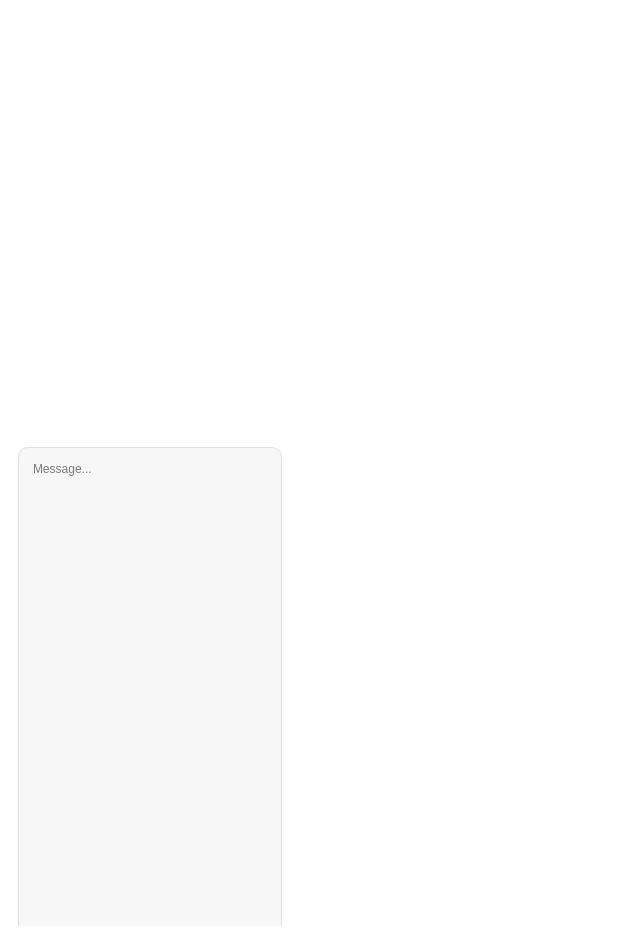
<?xml version="1.0" encoding="UTF-8"?>
<ui version="4.0">
 <class>MainWindow</class>
 <widget class="QMainWindow" name="MainWindow">
  <property name="geometry">
   <rect>
    <x>0</x>
    <y>0</y>
    <width>633</width>
    <height>935</height>
   </rect>
  </property>
  <property name="windowTitle">
   <string>MainWindow</string>
  </property>
  <property name="styleSheet">
   <string notr="true">background:white</string>
  </property>
  <widget class="QWidget" name="centralwidget">
   <layout class="QGridLayout" name="gridLayout">
    <item row="0" column="0">
     <widget class="QFrame" name="frame">
      <property name="minimumSize">
       <size>
        <width>0</width>
        <height>0</height>
       </size>
      </property>
      <property name="styleSheet">
       <string notr="true">QFrame {
    background: #ffffff;
    border-radius: 16px;
    padding: 72px 0px 72px 0px;
    min-height: 773px;
    overflow: hidden;
}
</string>
      </property>
      <property name="frameShape">
       <enum>QFrame::StyledPanel</enum>
      </property>
      <property name="frameShadow">
       <enum>QFrame::Raised</enum>
      </property>
      <layout class="QGridLayout" name="gridLayout_3">
       <item row="0" column="0">
        <layout class="QGridLayout" name="gridLayout_2">
         <item row="1" column="0" colspan="3">
          <widget class="QLabel" name="label">
           <property name="minimumSize">
            <size>
             <width>0</width>
             <height>46</height>
            </size>
           </property>
           <property name="maximumSize">
            <size>
             <width>16777215</width>
             <height>58</height>
            </size>
           </property>
           <property name="styleSheet">
            <string notr="true">QLabel {
    color: #1a1e29;
    text-align: left;
    font-family: &quot;ABeeZee-Regular&quot;, sans-serif;
    font-size: 13px;
    letter-spacing: 0.016em;
    font-weight: 400;
}
</string>
           </property>
           <property name="text">
            <string>Media Cuts Studio</string>
           </property>
          </widget>
         </item>
         <item row="0" column="1">
          <widget class="QLabel" name="label_hello_3">
           <property name="minimumSize">
            <size>
             <width>44</width>
             <height>44</height>
            </size>
           </property>
           <property name="maximumSize">
            <size>
             <width>44</width>
             <height>44</height>
            </size>
           </property>
           <property name="styleSheet">
            <string notr="true"/>
           </property>
           <property name="text">
            <string/>
           </property>
           <property name="pixmap">
            <pixmap resource="../Qss/icons/_icons.qrc">:/web_icons/icons/web_icons/rectangle-3370.png</pixmap>
           </property>
           <property name="scaledContents">
            <bool>false</bool>
           </property>
          </widget>
         </item>
         <item row="0" column="0">
          <spacer name="horizontalSpacer">
           <property name="orientation">
            <enum>Qt::Horizontal</enum>
           </property>
           <property name="sizeHint" stdset="0">
            <size>
             <width>52</width>
             <height>20</height>
            </size>
           </property>
          </spacer>
         </item>
         <item row="4" column="1">
          <spacer name="verticalSpacer">
           <property name="orientation">
            <enum>Qt::Vertical</enum>
           </property>
           <property name="sizeType">
            <enum>QSizePolicy::Fixed</enum>
           </property>
           <property name="sizeHint" stdset="0">
            <size>
             <width>20</width>
             <height>449</height>
            </size>
           </property>
          </spacer>
         </item>
         <item row="3" column="0">
          <widget class="QTextEdit" name="mensage_input">
           <property name="sizePolicy">
            <sizepolicy hsizetype="Preferred" vsizetype="Fixed">
             <horstretch>0</horstretch>
             <verstretch>0</verstretch>
            </sizepolicy>
           </property>
           <property name="minimumSize">
            <size>
             <width>0</width>
             <height>795</height>
            </size>
           </property>
           <property name="maximumSize">
            <size>
             <width>16777215</width>
             <height>48</height>
            </size>
           </property>
           <property name="styleSheet">
            <string notr="true">            QTextEdit {
                border: 1px solid #E0E0E0;
                padding: 10px;
                border-radius: 10px;
                background-color: #F7F7F7;
                color: black;  /* Cor do texto alterada para preto */
            }</string>
           </property>
           <property name="verticalScrollBarPolicy">
            <enum>Qt::ScrollBarAlwaysOff</enum>
           </property>
           <property name="horizontalScrollBarPolicy">
            <enum>Qt::ScrollBarAlwaysOff</enum>
           </property>
           <property name="placeholderText">
            <string>Message...</string>
           </property>
          </widget>
         </item>
         <item row="0" column="2">
          <spacer name="horizontalSpacer_2">
           <property name="orientation">
            <enum>Qt::Horizontal</enum>
           </property>
           <property name="sizeHint" stdset="0">
            <size>
             <width>40</width>
             <height>20</height>
            </size>
           </property>
          </spacer>
         </item>
         <item row="2" column="0">
          <widget class="QTextEdit" name="mensage_input_2">
           <property name="sizePolicy">
            <sizepolicy hsizetype="Preferred" vsizetype="Fixed">
             <horstretch>0</horstretch>
             <verstretch>0</verstretch>
            </sizepolicy>
           </property>
           <property name="minimumSize">
            <size>
             <width>0</width>
             <height>795</height>
            </size>
           </property>
           <property name="maximumSize">
            <size>
             <width>16777215</width>
             <height>48</height>
            </size>
           </property>
           <property name="styleSheet">
            <string notr="true">            QTextEdit {
                border: 1px solid #E0E0E0;
                padding: 10px;
                border-radius: 10px;
                background-color: #F7F7F7;
                color: black;  /* Cor do texto alterada para preto */
            }</string>
           </property>
           <property name="verticalScrollBarPolicy">
            <enum>Qt::ScrollBarAlwaysOff</enum>
           </property>
           <property name="horizontalScrollBarPolicy">
            <enum>Qt::ScrollBarAlwaysOff</enum>
           </property>
           <property name="placeholderText">
            <string>Message...</string>
           </property>
          </widget>
         </item>
        </layout>
       </item>
      </layout>
     </widget>
    </item>
    <item row="0" column="1">
     <widget class="QLabel" name="label_2">
      <property name="text">
       <string/>
      </property>
      <property name="pixmap">
       <pixmap resource="../Qss/icons/_icons.qrc">:/web_icons/icons/web_icons/group0.svg</pixmap>
      </property>
     </widget>
    </item>
   </layout>
  </widget>
 </widget>
 <resources>
  <include location="../Qss/icons/_icons.qrc"/>
  <include location="../Qss/icons/_icons.qrc"/>
  <include location="../../../../../../Projetos de codigo aberto/SoftwareAI/softwareai/CoreUi/Chat/Qss/icons/_icons.qrc"/>
 </resources>
 <connections/>
</ui>
